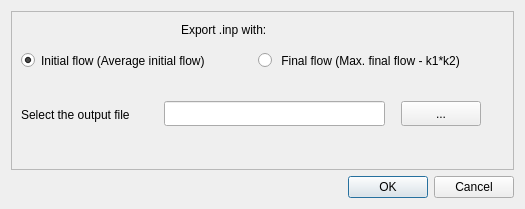
<?xml version="1.0" encoding="UTF-8"?>
<ui version="4.0">
 <class>SwmmExportDialog</class>
 <widget class="QDialog" name="SwmmExportDialog">
  <property name="geometry">
   <rect>
    <x>0</x>
    <y>0</y>
    <width>525</width>
    <height>209</height>
   </rect>
  </property>
  <property name="windowTitle">
   <string>saniHUB RedBasica</string>
  </property>
  <layout class="QVBoxLayout" name="verticalLayout">
   <item>
    <widget class="QFrame" name="frame">
     <property name="frameShape">
      <enum>QFrame::StyledPanel</enum>
     </property>
     <property name="frameShadow">
      <enum>QFrame::Raised</enum>
     </property>
     <widget class="QLineEdit" name="fileName">
      <property name="geometry">
       <rect>
        <x>153</x>
        <y>90</y>
        <width>221</width>
        <height>25</height>
       </rect>
      </property>
     </widget>
     <widget class="QPushButton" name="selectFileButton">
      <property name="geometry">
       <rect>
        <x>390</x>
        <y>90</y>
        <width>80</width>
        <height>25</height>
       </rect>
      </property>
      <property name="text">
       <string>...</string>
      </property>
     </widget>
     <widget class="QLabel" name="fileNameLabel">
      <property name="geometry">
       <rect>
        <x>10</x>
        <y>95</y>
        <width>137</width>
        <height>17</height>
       </rect>
      </property>
      <property name="text">
       <string>Select the output file</string>
      </property>
     </widget>
     <widget class="QRadioButton" name="finalFlowRadioButton">
      <property name="geometry">
       <rect>
        <x>247</x>
        <y>38</y>
        <width>250</width>
        <height>23</height>
       </rect>
      </property>
      <property name="text">
       <string> Final flow (Max. final flow - k1*k2)</string>
      </property>
     </widget>
     <widget class="QRadioButton" name="initialFlowRadioButton">
      <property name="geometry">
       <rect>
        <x>10</x>
        <y>38</y>
        <width>231</width>
        <height>23</height>
       </rect>
      </property>
      <property name="text">
       <string>Initial flow (Average initial flow)</string>
      </property>
      <property name="checked">
       <bool>true</bool>
      </property>
     </widget>
     <widget class="QLabel" name="label">
      <property name="geometry">
       <rect>
        <x>170</x>
        <y>10</y>
        <width>171</width>
        <height>17</height>
       </rect>
      </property>
      <property name="text">
       <string>Export .inp with:</string>
      </property>
     </widget>
    </widget>
   </item>
   <item>
    <widget class="QDialogButtonBox" name="buttonBox">
     <property name="standardButtons">
      <set>QDialogButtonBox::Cancel|QDialogButtonBox::Ok</set>
     </property>
    </widget>
   </item>
  </layout>
 </widget>
 <resources/>
 <connections/>
</ui>
